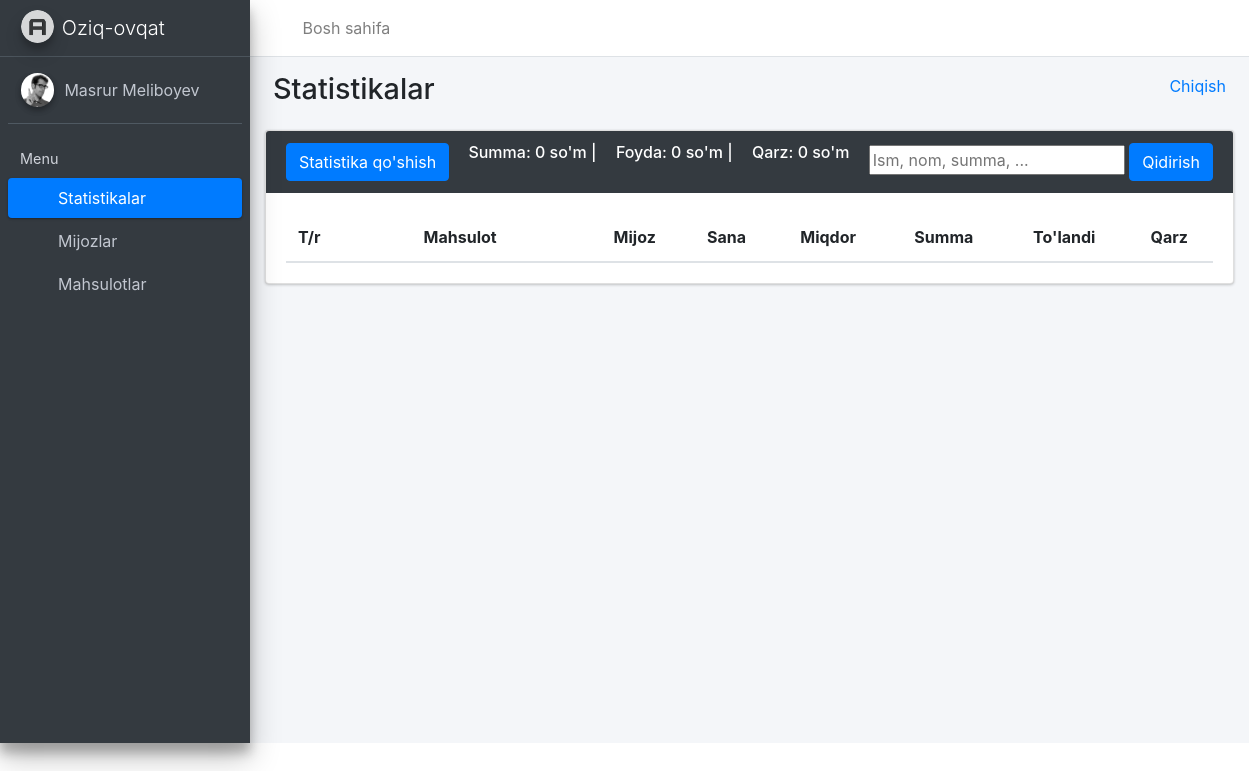
The app's page /stats/stats/ (signed in), older data.
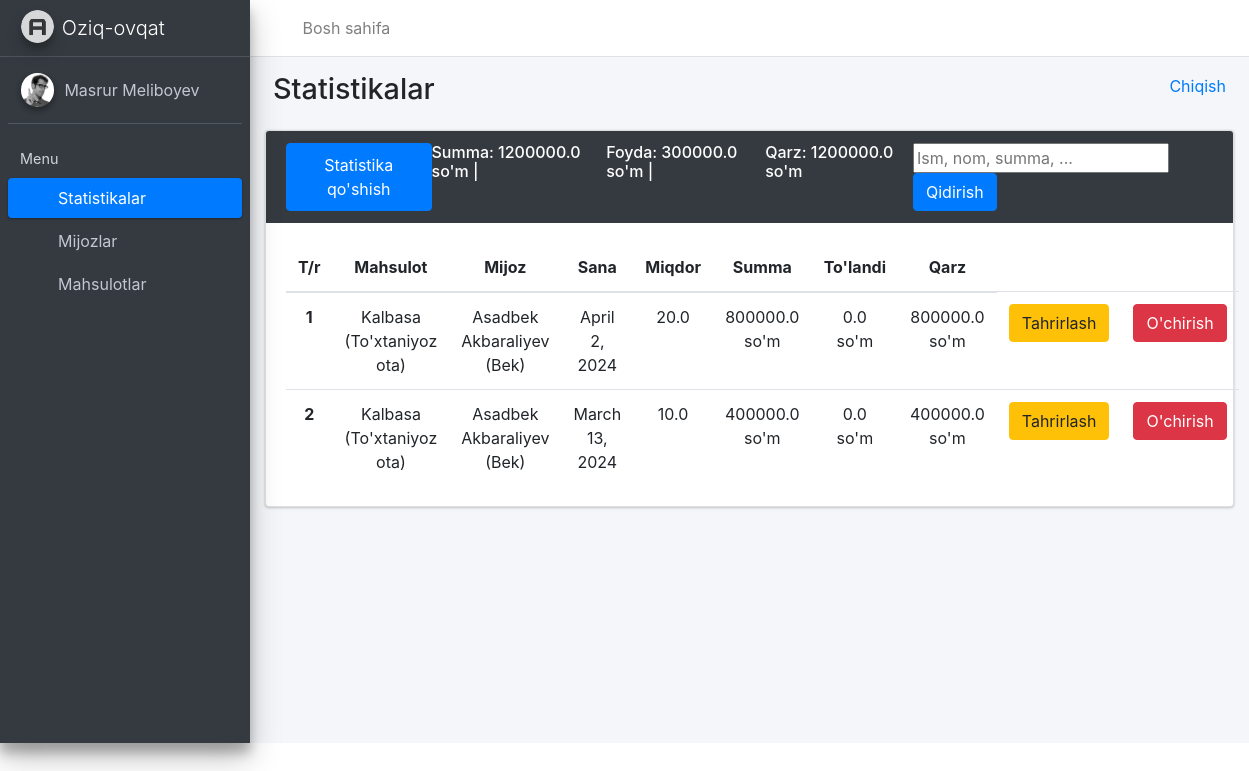
The same page, newer data.
### userApp/models.py (models this page shows, shortened)
class Tarqatuvchi(AbstractUser):
    bolim=models.CharField(max_length=200, blank=True, null=True)
    tel=models.CharField(max_length=14, blank=True, null=True)
    manzil=models.TextField(blank=True, null=True)
    class Meta:
        verbose_name='Tarqatuvchi'
        verbose_name_plural='Tarqatuvchilar'

### statsApp/models.py (models this page shows, shortened)
class Stats(models.Model):
    mahsulot=models.ForeignKey(Mahsulot, on_delete=models.SET_NULL, null=True)
    mijoz=models.ForeignKey(Mijoz, on_delete=models.SET_NULL, null=True)
    sana=models.DateField()
    miqdor=models.FloatField(validators=[MinValueValidator(0)])
    summa=models.FloatField(blank=True, null=True, validators=[MinValueValidator(0)])
    tolandi=models.FloatField(default=0, validators=[MinValueValidator(0)])
    qarz=models.FloatField(default=0, validators=[MinValueValidator(0)])
    tarqatuvchi=models.ForeignKey(Tarqatuvchi, on_delete=models.CASCADE)

### mainApp/models.py (models this page shows, shortened)
class Mahsulot(models.Model):
    nom = models.CharField(max_length=255)
    brend = models.CharField(max_length=255, blank=True, null=True)
    narx1 = models.FloatField(validators=[MinValueValidator(0)])
    narx2 = models.FloatField(validators=[MinValueValidator(0)], null=True, blank=True)
    miqdor = models.PositiveIntegerField(default=1)
    olchov = models.CharField(max_length=50)
    tarqatuvchi = models.ForeignKey(Tarqatuvchi, on_delete=models.CASCADE)
    sana = models.DateField()

class Mijoz(models.Model):
    ism = models.CharField(max_length=255)
    dokon = models.CharField(max_length=255, blank=True, null=True)
    tel = models.CharField(max_length=14)
    manzil = models.TextField()
    tarqatuvchi = models.ForeignKey(Tarqatuvchi, on_delete=models.CASCADE)
    qarz = models.FloatField(default=0, null=True, blank=True)

### statsApp/views.py (the view, shortened to what this page needs)
# urls.py: path('stats/', StatsView.as_view(), name='stats'),
class StatsView(View):
    def get(self, request):
        if request.user.is_authenticated:
            sotuvlar = Stats.objects.filter(tarqatuvchi=request.user)
            mahsulotlar = Mahsulot.objects.filter(tarqatuvchi=request.user)
            mijozlar = Mijoz.objects.filter(tarqatuvchi=request.user)
            foyda = 0
            for sotuv in sotuvlar:
                foyda += (sotuv.mahsulot.narx2 - sotuv.mahsulot.narx1) * sotuv.miqdor
            context = {
                'sotuvlar': sotuvlar,
                'tarqatuvchi': request.user,
                'mahsulotlar': mahsulotlar,
                'mijozlar': mijozlar,
                'summa': sum(Stats.objects.filter(tarqatuvchi=request.user).values_list('summa', flat=True)),
                'qarz': sum(Stats.objects.filter(tarqatuvchi=request.user).values_list('qarz', flat=True)),
                'foyda': foyda
            }
            return render(request, 'statistikalar.html', context)
        return redirect('login')

### templates/statistikalar.html (shortened to what this page needs)
{%extends 'base.html'%}
{%block bolim%} {{tarqatuvchi.bolim}} {%endblock%}
{%block fullname%} {{tarqatuvchi.first_name}} {{tarqatuvchi.last_name}} {%endblock fullname%}
{%block stats_active %} active {%endblock%}
{%block content%}
  <div class="content-wrapper">
    <div class="content-header">
      <div class="container-fluid">
        <div class="row mb-2">
          <div class="col-sm-6">
            <h1 class="m-0">Statistikalar</h1>
          </div>
          <div class="col-sm-6">
            <ol class="breadcrumb float-sm-right">
                <li class="breadcrumb-item"><a href="{% url 'logout' %}">Chiqish</a></li>
            </ol>
          </div>
        </div>
      </div>
    </div>
    <div class="col-md-12">
        <div class="card card-dark">
            <div class="card-header border-0">
                <div class="d-flex justify-content-between">
                  <button
                          type="submit" class="btn btn-primary" data-toggle="modal" data-target="#myModal">Statistika qo'shish
                  </button>
                    <h6>Summa: {{summa}} so'm |</h6>
                    <h6>Foyda: {{foyda}} so'm |</h6>
                    <h6>Qarz: {{qarz}} so'm</h6>
                  <form method="get">
                      <input name="search" type="text" placeholder="Ism, nom, summa, ...">
                      <button data-target="#myModal"  type="submit" data-toggle="modal" class="btn btn-primary">Qidirish</button>
                  </form>
                </div>
            </div>
            <div class="card-body">
                <table class="table" style="text-align: center;">
                    <thead>
                        <tr>
                            <th scope="col" style="width: 15px">T/r</th>
                            <th scope="col" style="width: 255px; text-align: center;">Mahsulot</th>
                            <th scope="col" style="text-align: center;">Mijoz</th>
                            <th scope="col" style="text-align: center;">Sana</th>
                            <th scope="col" style="text-align: center;">Miqdor</th>
                            <th scope="col" style="text-align: center;">Summa</th>
                            <th scope="col" style="text-align: center;">To'landi</th>
                            <th scope="col" style="text-align: center;">Qarz</th>
                        </tr>
                    </thead>
                    <tbody>
                    {%for s in sotuvlar%}
                        <tr>
                            <th scope="row">{{forloop.counter}}</th>
                            <td>{{s.mahsulot.nom}}<br>({{s.mahsulot.brend}})</td>
                            <td>{{s.mijoz.ism}} <br>({{s.mijoz.dokon}})</td>
                            <td>{{s.sana}}</td>
                            <td>{{s.miqdor}}{{sotuv.mahsulot.olchov}}</td>
                            <td>{{s.summa}} so'm</td>
                            <td>{{s.tolandi}} so'm</td>
                            <td>{{s.qarz}} so'm</td>
                            <td><a href="/stats/tahrirlash/{{s.id}}/"><button type="submit" class="btn btn-warning" data-toggle="modal">Tahrirlash</button></a></td>
                            <td><a href="/stats/ochirish/{{s.id}}/"><button type="submit" class="btn btn-danger"  data-toggle="modal">O'chirish</button></a></td>
                        </tr>
                    {%endfor%}
                    </tbody>
                </table>
            </div>
        </div>
    </div>
  </div>
{%endblock%}

### templates/base.html (shortened to what this page needs)
<!DOCTYPE html>
{%load static%}
<html lang="en">
<head>
  <link rel="stylesheet" href="/static/plugins/fontawesome-free/css/all.min.css">
  <link rel="stylesheet" href="https://code.ionicframework.com/ionicons/2.0.1/css/ionicons.min.css">
  <link rel="stylesheet" href="/static/dist/css/adminlte.min.css">
  <link rel="stylesheet" href="https://maxcdn.bootstrapcdn.com/bootstrap/4.5.2/css/bootstrap.min.css">
</head>
<body class="hold-transition sidebar-mini">
<div class="wrapper">
  <nav class="main-header navbar navbar-expand navbar-white navbar-light">
    <ul class="navbar-nav">
      <li class="nav-item">
        <a class="nav-link" data-widget="pushmenu" href="#" role="button"><i class="fas fa-bars"></i></a>
      </li>
      <li class="nav-item d-none d-sm-inline-block">
        <a href="{% url 'bolimlar' %}" class="nav-link">Bosh sahifa</a>
      </li>
    </ul>
  </nav>
  <aside class="main-sidebar sidebar-dark-primary elevation-4">
    <a href="../index.html" class="brand-link">
      <img src="/static/dist/img/AdminLTELogo.png" alt="AdminLTE Logo" class="brand-image img-circle elevation-3" style="opacity: .8">
      <span class="brand-text font-weight-light">{%block bolim%} {%endblock%}</span>
    </a>
    <div class="sidebar">
      <div class="user-panel mt-3 pb-3 mb-3 d-flex">
        <div class="image">
          <img src="/static/dist/img/user2-160x160.jpg" class="img-circle elevation-2" alt="User Image">
        </div>
        <div class="info">
          <a href="#" class="d-block">{% block fullname%}  {%endblock fullname%}</a>
        </div>
      </div>
      <nav class="mt-2">
        <ul class="nav nav-pills nav-sidebar flex-column" data-widget="treeview" role="menu" data-accordion="false">
          <li class="nav-header">Menu</li>
          <li class="nav-item">
            <a href="{%url 'stats'%}" class="nav-link {%block stats_active %} {%endblock%}">
              <i class="nav-icon far fa-circle text-warning"></i>
              <p>Statistikalar</p>
            </a>
          </li>
          <li class="nav-item">
            <a href="{%url 'mijozlar'%}" class="nav-link {%block mijoz_active %} {%endblock%}">
              <i class="nav-icon far fa-circle text-danger"></i>
              <p class="text">Mijozlar</p>
            </a>
          </li>
          <li class="nav-item">
            <a href="{%url 'mahsulotlar'%}" class="nav-link {%block mahsulot_active %} {%endblock%}">
              <i class="nav-icon far fa-circle text-info"></i>
              <p>Mahsulotlar</p>
            </a>
          </li>
        </ul>
      </nav>
    </div>
  </aside>
  {%block content%}
  {%endblock content%}
</div>
</body>
</html>

Row changes from the older to the newer data that the page shows:
added Stats: mahsulot.nom "Kalbasa", mahsulot.brend "To'xtaniyoz ota", mijoz.ism "Asadbek Akbaraliyev", mijoz.dokon "Bek", sana "April 2, 2024", miqdor "20.0", summa "800000.0", tolandi "0.0", qarz "800000.0"
added Stats: mahsulot.nom "Kalbasa", mahsulot.brend "To'xtaniyoz ota", mijoz.ism "Asadbek Akbaraliyev", mijoz.dokon "Bek", sana "March 13, 2024", miqdor "10.0", summa "400000.0", tolandi "0.0", qarz "400000.0"
Text that changed along with them:
{{ summa }}: "0" → "1200000.0"
{{ foyda }}: "0" → "300000.0"
{{ qarz }}: "0" → "1200000.0"
